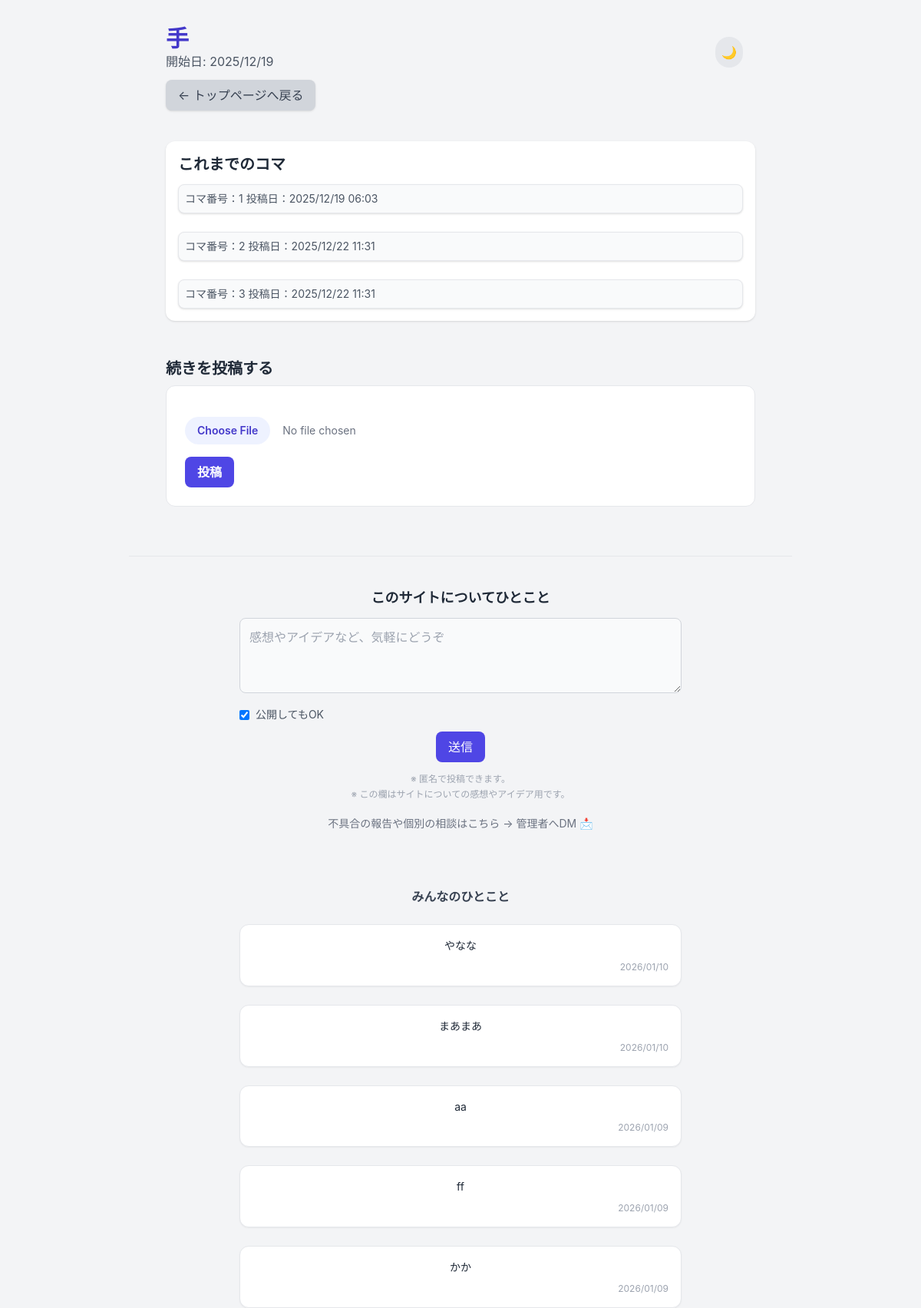
The page /comic/14 on the database its author committed.
### app.py (models this page shows, shortened)
class Comic(db.Model):
    __tablename__ = 'comic'
    id = db.Column(db.Integer, primary_key=True)
    title = db.Column(db.String(100), default='無題の漫画リレー')
    started_at = db.Column(db.DateTime, default=datetime.utcnow)
    is_completed = db.Column(db.Boolean, default=False)
    is_deleted = db.Column(db.Integer, default=0, nullable=False)
    max_koma = db.Column(db.Integer, default=20)
    komas = db.relationship('Koma', backref='comic', lazy='dynamic')

class Koma(db.Model):
    __tablename__ = 'koma'
    id = db.Column(db.Integer, primary_key=True)
    comic_id = db.Column(db.Integer, db.ForeignKey('comic.id'), nullable=False)
    frame_number = db.Column(db.Integer, nullable=False)
    image_filename = db.Column(db.String(120), unique=True, nullable=False)
    posted_at = db.Column(db.DateTime, default=datetime.utcnow)
    is_deleted = db.Column(db.Integer, default=0, nullable=False)

class PublicComment(db.Model):
    __tablename__ = "public_comment"
    id = db.Column(db.Integer, primary_key=True)
    message = db.Column(db.Text, nullable=False)
    is_public = db.Column(db.Boolean, default=True)  # 公開 or 非公開
    admin_reply = db.Column(db.Text)
    created_at = db.Column(db.DateTime, default=datetime.utcnow)

### app.py (the view)
@app.route('/comic/<int:comic_id>')
def comic_detail(comic_id):
    comic = Comic.query.get_or_404(comic_id)
    komas = comic.komas.filter_by(
        is_deleted=0
    ).order_by(Koma.frame_number.asc()).all()
    koma_count = len(komas) # コマの数
    return render_template(
        'comic_detail.html',
        comic=comic,
        komas=komas,
        koma_count=koma_count
    )

### app.py (called while the page is built)
@app.context_processor
def inject_public_comments():
    comments = (
        PublicComment.query
        .filter_by(is_public=True)
        .order_by(PublicComment.created_at.desc())
        .limit(5)
        .all()
    )
    return dict(public_comments=comments)

### templates/comic_detail.html (shortened to what this page needs)
{% extends "base.html" %}
{% block content %}
<div class="max-w-3xl mx-auto">
  <header class="relative mb-10">
    <h1 class="text-3xl font-bold text-indigo-700 dark:text-[#C8A5FF]">{{ comic.title }}</h1>
    <p class="text-gray-600 dark:text-[#ABB6C6]">開始日: {{ comic.started_at.strftime('%Y/%m/%d') }}</p>
    <a href="{{ url_for('index') }}"
      class="inline-block mt-3 px-4 py-2 bg-gray-300 dark:bg-[#383C40] text-gray-700 dark:text-[#BFC9DD] rounded-lg shadow hover:bg-gray-400">
      ← トップページへ戻る
    </a>
    <button id="theme-toggle" class="absolute top-4 right-4
               p-2 rounded-full
               bg-gray-200 dark:bg-gray-700
               text-gray-800 dark:text-gray-200
               hover:scale-105 transition">
      🌙
    </button>
  </header>
  <section class="bg-white dark:bg-[#121212] p-4 rounded-xl shadow mb-6">
    <h2 class="text-xl font-bold mb-3 dark:text-gray-400">これまでのコマ</h2>
    <div class="space-y-6">
      {% for koma in komas %}
      <div class="border dark:border-[#414143] rounded-lg overflow-hidden bg-gray-50 shadow">
        <div class="p-2 text-gray-600 dark:text-gray-400 text-sm dark:bg-[#1F1F20]">
          コマ番号：{{ koma.frame_number }}
          投稿日：{{ koma.posted_at.strftime('%Y/%m/%d %H:%M') }}
        </div>
      </div>
      {% endfor %}
    </div>
  </section>
  {% set is_full = comic.max_koma is not none and koma_count >= comic.max_koma %}
  <section class="mt-12
    ">
    <h2 class="text-xl font-bold mb-2 text-gray-800 dark:text-gray-200">
      続きを投稿する
    </h2>
    <div class="
    rounded-xl p-6 border
    bg-white
    dark:bg-[#121212]
    border-gray-200
    dark:border-[#414143]
    transition
  ">
      <form action="{{ url_for('post_frame') }}" method="POST" enctype="multipart/form-data" class="space-y-4">
        <input type="file" name="file" required class="block w-full text-sm text-gray-500
               file:mr-4 file:py-2 file:px-4
               file:rounded-full file:border-0
               file:text-sm file:font-semibold
               file:bg-indigo-50 dark:file:bg-[#262C3F] file:text-indigo-700 dark:file:text-[#C8A5FF]
               hover:file:bg-indigo-100 hover:cursor-pointer file:hover:cursor-pointer">
        <button type="submit" class="
    block mx-auto mt-4
    md:mx-0 md:mt-0 md:inline-block
    px-4 py-2 rounded-lg font-semibold
    bg-indigo-600 text-white
    hover:bg-indigo-700 transition
  ">
          投稿
        </button>
      </form>
    </div>
  </section>
</div>
{% endblock %}

### templates/base.html (shortened to what this page needs)
<!DOCTYPE html>
<html lang="ja">
<head>
  <script src="https://cdn.tailwindcss.com"></script>
</head>
<body class="min-h-screen pt-4 pl-4 pr-4 md:pt-8 md:pl-8 md:pr-8 transition-colors duration-300
         bg-gray-100 dark:bg-[#232325]
         text-gray-800 dark:text-gray-200">
  {% block content %}{% endblock %}
  <footer class="max-w-4xl mx-auto mt-16 px-4 text-center">
    {% if not hide_dm_link %}
    <div class="border-t pt-10 pb-6">
      <div class="max-w-xl mx-auto">
        <h3 class="text-lg font-bold mb-3 text-gray-800 dark:text-gray-100">
          このサイトについてひとこと
        </h3>
        <form action="{{ url_for('footer_comment') }}" method="POST" class="space-y-3">
          <textarea name="message" rows="3" required placeholder="感想やアイデアなど、気軽にどうぞ" class="w-full p-3 rounded-lg border
                 bg-gray-50 dark:bg-gray-800
                 text-gray-800 dark:text-gray-100
                 border-gray-300 dark:border-gray-700
                 focus:outline-none focus:ring-2 focus:ring-indigo-500"></textarea>
          <label class="flex items-center gap-2 text-sm text-gray-600 dark:text-gray-400">
            <input type="checkbox" name="is_public" checked>
            公開してもOK
          </label>
          <button type="submit" class="px-4 py-2 rounded-lg bg-indigo-600 text-white
                 hover:bg-indigo-700 transition">
            送信
          </button>
          <p class="text-xs text-gray-400 leading-relaxed">
            ※ 匿名で投稿できます。<br>
            ※ この欄はサイトについての感想やアイデア用です。<br>
          </p>
        </form>
        <div class="mt-4">
          <a href="{{ url_for('admin_dm') }}" class="inline-flex items-center gap-1 text-sm
                  text-gray-500 hover:text-indigo-600 transition">
            不具合の報告や個別の相談はこちら → 管理者へDM
            <span>📩</span>
          </a>
        </div>
      </div>
    </div>
    <div class="mt-12 max-w-xl mx-auto space-y-6">
      <h4 class="text-md font-semibold text-gray-700 dark:text-gray-300">
        みんなのひとこと
      </h4>
      {% if public_comments %}
      {% for c in public_comments %}
      <div class="
        p-4 rounded-xl
        bg-white dark:bg-gray-900
        border border-gray-200 dark:border-gray-700
        shadow-sm
        space-y-2
      ">
        <p class="text-sm text-gray-800 dark:text-gray-100 leading-relaxed">
          {{ c.message }}
        </p>
        <div class="text-xs text-gray-400 text-right">
          {{ c.created_at.strftime('%Y/%m/%d') }}
        </div>
      </div>
      {% endfor %}
      {% else %}
      <p class="text-sm text-gray-400">
        まだコメントはありません。
      </p>
      {% endif %}
    </div>
    {% endif %}
  </footer>
</body>
</html>

### templates/base.html (style rules this page uses)
body { font-family: 'Inter', sans-serif; }

### rows shown on the page
Comic: title "手", started_at "2025/12/19"
Koma: frame_number "1", posted_at "2025/12/19 06:03"
Koma: frame_number "2", posted_at "2025/12/22 11:31"
Koma: frame_number "3", posted_at "2025/12/22 11:31"
PublicComment: message "やなな", created_at "2026/01/10"
PublicComment: message "まあまあ", created_at "2026/01/10"
PublicComment: message "aa", created_at "2026/01/09"
PublicComment: message "ff", created_at "2026/01/09"
PublicComment: message "かか", created_at "2026/01/09"
